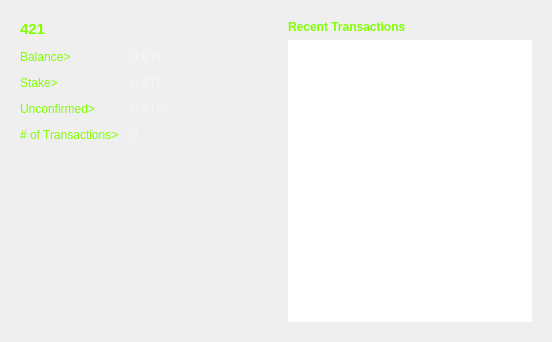
<?xml version="1.0" encoding="UTF-8"?>
<ui version="4.0">
 <class>OverviewPage</class>
 <widget class="QWidget" name="OverviewPage">
  <property name="geometry">
   <rect>
    <x>0</x>
    <y>0</y>
    <width>552</width>
    <height>342</height>
   </rect>
  </property>
  <property name="windowTitle">
   <string>Form</string>
  </property>
  <layout class="QHBoxLayout" name="horizontalLayout" stretch="1,1">
   <item>
    <layout class="QVBoxLayout" name="verticalLayout_2">
     <item>
      <widget class="QFrame" name="frame">
       <property name="frameShape">
        <enum>QFrame::NoFrame</enum>
       </property>
       <property name="frameShadow">
        <enum>QFrame::Plain</enum>
       </property>
       <property name="lineWidth">
        <number>-1</number>
       </property>
       <layout class="QFormLayout" name="formLayout_2">
        <property name="fieldGrowthPolicy">
         <enum>QFormLayout::AllNonFixedFieldsGrow</enum>
        </property>
        <property name="horizontalSpacing">
         <number>12</number>
        </property>
        <property name="verticalSpacing">
         <number>12</number>
        </property>
        <item row="2" column="0">
         <widget class="QLabel" name="label">
          <property name="text">
           <string>&lt;body&gt;&lt;p style=&quot;color:#7fff00&quot;;&gt;Balance&gt;&lt;/p&gt;&lt;/body&gt;</string>
          </property>
         </widget>
        </item>
        <item row="2" column="1">
         <widget class="QLabel" name="labelBalance">
          <property name="text">
           <string notr="true">&lt;body&gt;&lt;p style=&quot;color:#f8f5f5&quot;;&gt;0 BTC&lt;/p&gt;&lt;/body&gt;</string>
          </property>
         </widget>
        </item>
        <item row="5" column="0">
         <widget class="QLabel" name="label_2">
          <property name="text">
           <string>&lt;body&gt;&lt;p style=&quot;color:#7fff00&quot;;&gt;# of Transactions&gt;&lt;/p&gt;&lt;/body&gt;</string>
          </property>
         </widget>
        </item>
        <item row="5" column="1">
         <widget class="QLabel" name="labelNumTransactions">
          <property name="text">
           <string>&lt;body&gt;&lt;p style=&quot;color:#f8f5f5&quot;;&gt;0 &lt;/p&gt;&lt;/body&gt;</string>
          </property>
         </widget>
        </item>
        <item row="4" column="0">
         <widget class="QLabel" name="label_3">
          <property name="text">
           <string>&lt;body&gt;&lt;p style=&quot;color:#7fff00&quot;;&gt;Unconfirmed&gt;&lt;/p&gt;&lt;/body&gt;</string>
          </property>
         </widget>
        </item>
        <item row="4" column="1">
         <widget class="QLabel" name="labelUnconfirmed">
          <property name="text">
           <string notr="true">&lt;body&gt;&lt;p style=&quot;color:#f8f5f5&quot;;&gt;0 BTC&lt;/p&gt;&lt;/body&gt;</string>
          </property>
         </widget>
        </item>
        <item row="3" column="0">
         <widget class="QLabel" name="label_6">
          <property name="text">
           <string>&lt;body&gt;&lt;p style=&quot;color:#7fff00&quot;;&gt;Stake&gt;&lt;/p&gt;&lt;/body&gt;</string>
          </property>
         </widget>
        </item>
        <item row="3" column="1">
         <widget class="QLabel" name="labelStake">
          <property name="text">
           <string notr="true">&lt;body&gt;&lt;p style=&quot;color:#f8f5f5&quot;;&gt;0 BTC&lt;/p&gt;&lt;/body&gt;</string>
          </property>
         </widget>
        </item>
        <item row="1" column="0">
         <widget class="QLabel" name="label_5">
          <property name="font">
           <font>
            <pointsize>11</pointsize>
            <weight>75</weight>
            <bold>true</bold>
           </font>
          </property>
          <property name="text">
           <string>&lt;body&gt;&lt;p style=&quot;color:#7fff00&quot;;&gt;421&lt;/p&gt;&lt;/body&gt;</string>
          </property>
         </widget>
        </item>
       </layout>
      </widget>
     </item>
     <item alignment="Qt::AlignHCenter|Qt::AlignBottom">
      <widget class="QLabel" name="label_7">
       <property name="text">
        <string/>
       </property>
       <property name="pixmap">
        <pixmap resource="../bitcoin.qrc">:/icons/421_testnet</pixmap>
       </property>
      </widget>
     </item>
     <item>
      <spacer name="verticalSpacer">
       <property name="orientation">
        <enum>Qt::Vertical</enum>
       </property>
       <property name="sizeHint" stdset="0">
        <size>
         <width>20</width>
         <height>40</height>
        </size>
       </property>
      </spacer>
     </item>
    </layout>
   </item>
   <item>
    <layout class="QVBoxLayout" name="verticalLayout_3">
     <item>
      <widget class="QFrame" name="frame_2">
       <property name="frameShape">
        <enum>QFrame::NoFrame</enum>
       </property>
       <property name="frameShadow">
        <enum>QFrame::Plain</enum>
       </property>
       <property name="lineWidth">
        <number>-1</number>
       </property>
       <layout class="QVBoxLayout" name="verticalLayout">
        <item>
         <widget class="QLabel" name="label_4">
          <property name="text">
           <string>&lt;body&gt;&lt;b&gt;&lt;p style=&quot;color:#7fff00&quot;;&gt;Recent Transactions&lt;b/&gt;&lt;/p&gt;&lt;/body&gt;</string>
          </property>
         </widget>
        </item>
        <item>
         <widget class="QListView" name="listTransactions">
          <property name="frameShape">
           <enum>QFrame::NoFrame</enum>
          </property>
          <property name="verticalScrollBarPolicy">
           <enum>Qt::ScrollBarAlwaysOff</enum>
          </property>
          <property name="horizontalScrollBarPolicy">
           <enum>Qt::ScrollBarAlwaysOff</enum>
          </property>
         </widget>
        </item>
       </layout>
      </widget>
     </item>
    </layout>
   </item>
  </layout>
 </widget>
 <resources>
  <include location="../bitcoin.qrc"/>
 </resources>
 <connections/>
</ui>
